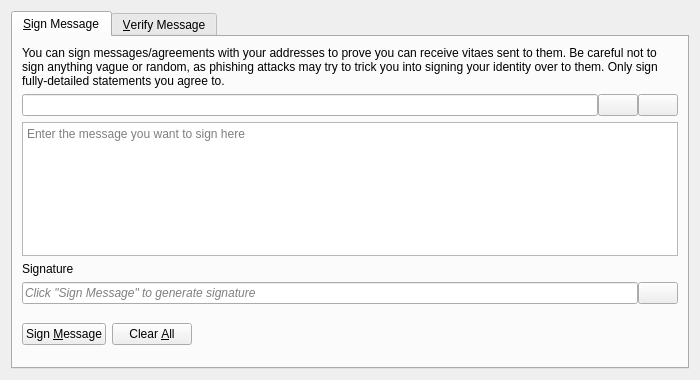
<?xml version="1.0" encoding="UTF-8"?>
<ui version="4.0">
 <class>SignVerifyMessageDialog</class>
 <widget class="QDialog" name="SignVerifyMessageDialog">
  <property name="geometry">
   <rect>
    <x>0</x>
    <y>0</y>
    <width>700</width>
    <height>380</height>
   </rect>
  </property>
  <property name="windowTitle">
   <string>Signatures - Sign / Verify a Message</string>
  </property>
  <property name="modal">
   <bool>true</bool>
  </property>
  <layout class="QVBoxLayout" name="verticalLayout">
   <item>
    <widget class="QTabWidget" name="tabWidget">
     <property name="currentIndex">
      <number>0</number>
     </property>
     <widget class="QWidget" name="tabSignMessage">
      <attribute name="title">
       <string>&amp;Sign Message</string>
      </attribute>
      <layout class="QVBoxLayout" name="verticalLayout_SM">
       <item>
        <widget class="QLabel" name="infoLabel_SM">
         <property name="text">
          <string>You can sign messages/agreements with your addresses to prove you can receive vitaes sent to them. Be careful not to sign anything vague or random, as phishing attacks may try to trick you into signing your identity over to them. Only sign fully-detailed statements you agree to.</string>
         </property>
         <property name="textFormat">
          <enum>Qt::PlainText</enum>
         </property>
         <property name="wordWrap">
          <bool>true</bool>
         </property>
        </widget>
       </item>
       <item>
        <layout class="QHBoxLayout" name="horizontalLayout_1_SM">
         <property name="spacing">
          <number>0</number>
         </property>
         <item>
          <widget class="QValidatedLineEdit" name="addressIn_SM">
           <property name="toolTip">
            <string>The Vitae address to sign the message with</string>
           </property>
          </widget>
         </item>
         <item>
          <widget class="QPushButton" name="addressBookButton_SM">
           <property name="toolTip">
            <string>Choose previously used address</string>
           </property>
           <property name="text">
            <string/>
           </property>
           <property name="icon">
            <iconset resource="../vitae.qrc">
             <normaloff>:/icons/address-book</normaloff>:/icons/address-book</iconset>
           </property>
           <property name="shortcut">
            <string>Alt+A</string>
           </property>
           <property name="autoDefault">
            <bool>false</bool>
           </property>
          </widget>
         </item>
         <item>
          <widget class="QPushButton" name="pasteButton_SM">
           <property name="toolTip">
            <string>Paste address from clipboard</string>
           </property>
           <property name="text">
            <string/>
           </property>
           <property name="icon">
            <iconset resource="../vitae.qrc">
             <normaloff>:/icons/editpaste</normaloff>:/icons/editpaste</iconset>
           </property>
           <property name="shortcut">
            <string>Alt+P</string>
           </property>
           <property name="autoDefault">
            <bool>false</bool>
           </property>
          </widget>
         </item>
        </layout>
       </item>
       <item>
        <widget class="QPlainTextEdit" name="messageIn_SM">
         <property name="toolTip">
          <string>Enter the message you want to sign here</string>
         </property>
         <property name="placeholderText">
          <string>Enter the message you want to sign here</string>
         </property>
        </widget>
       </item>
       <item>
        <widget class="QLabel" name="signatureLabel_SM">
         <property name="text">
          <string>Signature</string>
         </property>
         <property name="textFormat">
          <enum>Qt::PlainText</enum>
         </property>
        </widget>
       </item>
       <item>
        <layout class="QHBoxLayout" name="horizontalLayout_2_SM">
         <property name="spacing">
          <number>0</number>
         </property>
         <item>
          <widget class="QLineEdit" name="signatureOut_SM">
           <property name="placeholderText">
            <string>Click "Sign Message" to generate signature</string>
           </property>
           <property name="font">
            <font>
             <italic>true</italic>
            </font>
           </property>
           <property name="readOnly">
            <bool>true</bool>
           </property>
          </widget>
         </item>
         <item>
          <widget class="QPushButton" name="copySignatureButton_SM">
           <property name="toolTip">
            <string>Copy the current signature to the system clipboard</string>
           </property>
           <property name="text">
            <string/>
           </property>
           <property name="icon">
            <iconset resource="../vitae.qrc">
             <normaloff>:/icons/editcopy</normaloff>:/icons/editcopy</iconset>
           </property>
           <property name="autoDefault">
            <bool>false</bool>
           </property>
          </widget>
         </item>
        </layout>
       </item>
       <item>
        <layout class="QHBoxLayout" name="horizontalLayout_3_SM">
         <item>
          <widget class="QPushButton" name="signMessageButton_SM">
           <property name="toolTip">
            <string>Sign the message to prove you own this Vitae address</string>
           </property>
           <property name="text">
            <string>Sign &amp;Message</string>
           </property>
           <property name="icon">
            <iconset resource="../vitae.qrc">
             <normaloff>:/icons/edit</normaloff>:/icons/edit</iconset>
           </property>
           <property name="autoDefault">
            <bool>false</bool>
           </property>
          </widget>
         </item>
         <item>
          <widget class="QPushButton" name="clearButton_SM">
           <property name="toolTip">
            <string>Reset all sign message fields</string>
           </property>
           <property name="text">
            <string>Clear &amp;All</string>
           </property>
           <property name="icon">
            <iconset resource="../vitae.qrc">
             <normaloff>:/icons/remove</normaloff>:/icons/remove</iconset>
           </property>
           <property name="autoDefault">
            <bool>false</bool>
           </property>
          </widget>
         </item>
         <item>
          <spacer name="horizontalSpacer_1_SM">
           <property name="orientation">
            <enum>Qt::Horizontal</enum>
           </property>
           <property name="sizeHint" stdset="0">
            <size>
             <width>40</width>
             <height>48</height>
            </size>
           </property>
          </spacer>
         </item>
         <item>
          <widget class="QLabel" name="statusLabel_SM">
           <property name="font">
            <font>
             <weight>75</weight>
             <bold>true</bold>
            </font>
           </property>
           <property name="text">
            <string/>
           </property>
           <property name="wordWrap">
            <bool>true</bool>
           </property>
          </widget>
         </item>
         <item>
          <spacer name="horizontalSpacer_2_SM">
           <property name="orientation">
            <enum>Qt::Horizontal</enum>
           </property>
           <property name="sizeHint" stdset="0">
            <size>
             <width>40</width>
             <height>48</height>
            </size>
           </property>
          </spacer>
         </item>
        </layout>
       </item>
      </layout>
     </widget>
     <widget class="QWidget" name="tabVerifyMessage">
      <attribute name="title">
       <string>&amp;Verify Message</string>
      </attribute>
      <layout class="QVBoxLayout" name="verticalLayout_VM">
       <item>
        <widget class="QLabel" name="infoLabel_VM">
         <property name="text">
          <string>Enter the receiver's address, message (ensure you copy line breaks, spaces, tabs, etc. exactly) and signature below to verify the message. Be careful not to read more into the signature than what is in the signed message itself, to avoid being tricked by a man-in-the-middle attack. Note that this only proves the signing party receives with the address, it cannot prove sendership of any transaction!</string>
         </property>
         <property name="textFormat">
          <enum>Qt::PlainText</enum>
         </property>
         <property name="alignment">
          <set>Qt::AlignLeading|Qt::AlignLeft|Qt::AlignTop</set>
         </property>
         <property name="wordWrap">
          <bool>true</bool>
         </property>
        </widget>
       </item>
       <item>
        <layout class="QHBoxLayout" name="horizontalLayout_1_VM">
         <property name="spacing">
          <number>0</number>
         </property>
         <item>
          <widget class="QValidatedLineEdit" name="addressIn_VM">
           <property name="toolTip">
            <string>The Vitae address the message was signed with</string>
           </property>
          </widget>
         </item>
         <item>
          <widget class="QPushButton" name="addressBookButton_VM">
           <property name="toolTip">
            <string>Choose previously used address</string>
           </property>
           <property name="text">
            <string/>
           </property>
           <property name="icon">
            <iconset resource="../vitae.qrc">
             <normaloff>:/icons/address-book</normaloff>:/icons/address-book</iconset>
           </property>
           <property name="shortcut">
            <string>Alt+A</string>
           </property>
           <property name="autoDefault">
            <bool>false</bool>
           </property>
          </widget>
         </item>
        </layout>
       </item>
       <item>
        <widget class="QPlainTextEdit" name="messageIn_VM">
          <property name="toolTip">
            <string>The signed message to verify</string>
          </property>
          <property name="placeholderText">
            <string>The signed message to verify</string>
          </property>
        </widget>
       </item>
       <item>
        <widget class="QValidatedLineEdit" name="signatureIn_VM">
          <property name="toolTip">
            <string>The signature given when the message was signed</string>
          </property>
          <property name="placeholderText">
            <string>The signature given when the message was signed</string>
          </property>
        </widget>
       </item>
       <item>
        <layout class="QHBoxLayout" name="horizontalLayout_2_VM">
         <item>
          <widget class="QPushButton" name="verifyMessageButton_VM">
           <property name="toolTip">
            <string>Verify the message to ensure it was signed with the specified Vitae address</string>
           </property>
           <property name="text">
            <string>Verify &amp;Message</string>
           </property>
           <property name="icon">
            <iconset resource="../vitae.qrc">
             <normaloff>:/icons/transaction_0</normaloff>:/icons/transaction_0</iconset>
           </property>
           <property name="autoDefault">
            <bool>false</bool>
           </property>
          </widget>
         </item>
         <item>
          <widget class="QPushButton" name="clearButton_VM">
           <property name="toolTip">
            <string>Reset all verify message fields</string>
           </property>
           <property name="text">
            <string>Clear &amp;All</string>
           </property>
           <property name="icon">
            <iconset resource="../vitae.qrc">
             <normaloff>:/icons/remove</normaloff>:/icons/remove</iconset>
           </property>
           <property name="autoDefault">
            <bool>false</bool>
           </property>
          </widget>
         </item>
         <item>
          <spacer name="horizontalSpacer_1_VM">
           <property name="orientation">
            <enum>Qt::Horizontal</enum>
           </property>
           <property name="sizeHint" stdset="0">
            <size>
             <width>40</width>
             <height>48</height>
            </size>
           </property>
          </spacer>
         </item>
         <item>
          <widget class="QLabel" name="statusLabel_VM">
           <property name="font">
            <font>
             <weight>75</weight>
             <bold>true</bold>
            </font>
           </property>
           <property name="text">
            <string/>
           </property>
           <property name="wordWrap">
            <bool>true</bool>
           </property>
          </widget>
         </item>
         <item>
          <spacer name="horizontalSpacer_2_VM">
           <property name="orientation">
            <enum>Qt::Horizontal</enum>
           </property>
           <property name="sizeHint" stdset="0">
            <size>
             <width>40</width>
             <height>48</height>
            </size>
           </property>
          </spacer>
         </item>
        </layout>
       </item>
      </layout>
     </widget>
    </widget>
   </item>
  </layout>
 </widget>
 <customwidgets>
  <customwidget>
   <class>QValidatedLineEdit</class>
   <extends>QLineEdit</extends>
   <header>qt/qvalidatedlineedit.h</header>
  </customwidget>
 </customwidgets>
 <resources>
  <include location="../vitae.qrc"/>
 </resources>
 <connections/>
</ui>
